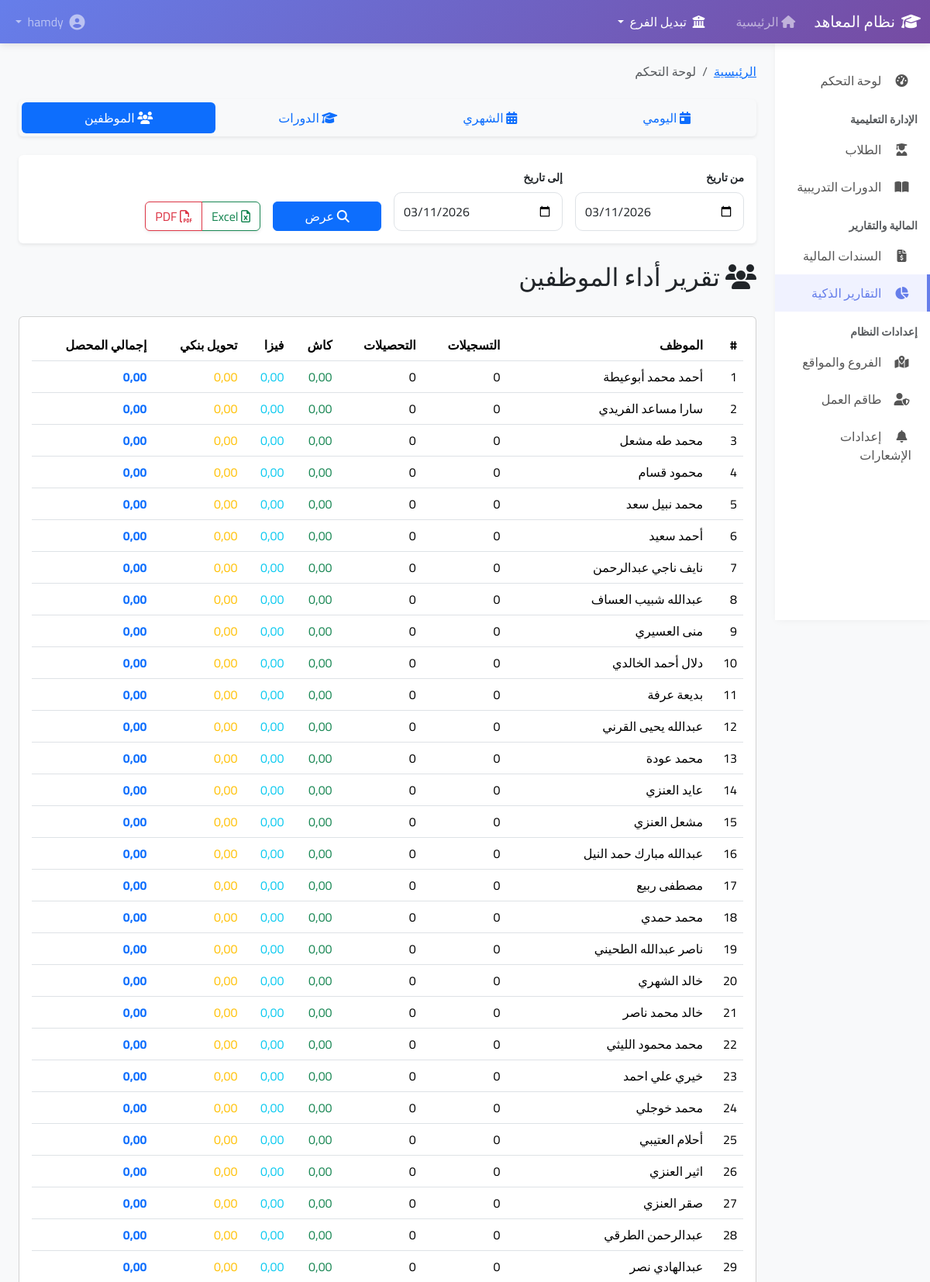
The app's page /reports/employees/ (signed in, upper part) with its own data.
### accounts/models.py (models this page shows, shortened)
class User(AbstractUser):
    USER_TYPE_CHOICES = [
        ('admin', 'مدير النظام'),
        ('branch_manager', 'مدير فرع'),
        ('employee', 'موظف'),
        ('regional_manager', 'مدير إقليمي'),  # إضافة هذا النوع
        ('accountant', 'محاسب'),
    ]
    user_type = models.CharField(max_length=20, choices=USER_TYPE_CHOICES, default='employee', verbose_name='نوع المستخدم')
    branch = models.ForeignKey(Branch, on_delete=models.SET_NULL, null=True, blank=True, verbose_name='الفرع')
    managed_branches = models.ManyToManyField(Branch, blank=True, related_name='regional_managers',
                                             verbose_name='الفروع التي يديرها')
    phone = models.CharField(max_length=20, blank=True, verbose_name='رقم الهاتف')
    is_active = models.BooleanField(default=True, verbose_name='نشط')
    created_at = models.DateTimeField(auto_now_add=True, verbose_name='تاريخ الإنشاء')
    class Meta:
        verbose_name = 'مستخدم'
        verbose_name_plural = 'المستخدمين'

### reports/views.py (the view, shortened to what this page needs)
# urls.py: path('employees/', views.employees_report, name='employees_report'),
@login_required
@permission_required('accounts.view_user', raise_exception=True)
def employees_report(request):
    start_date_str = request.GET.get('start_date')
    end_date_str = request.GET.get('end_date')
    today = date.today()
    start_date = datetime.strptime(start_date_str, '%Y-%m-%d').date() if start_date_str else today
    end_date = datetime.strptime(end_date_str, '%Y-%m-%d').date() if end_date_str else today
    visible_branches = get_visible_branches(request.user)
    employees = User.objects.filter(branch__in=visible_branches, is_active=True)
    employees_data = []
    for emp in employees:
        stats = Income.objects.filter(
            collected_by=emp,
            date__range=[start_date, end_date]
        ).aggregate(
            total=Sum('amount'),
            reg_count=Count('id', filter=Q(income_type='registration')),
            ins_count=Count('id', filter=Q(income_type='installment')),
            cash=Sum('amount', filter=Q(payment_method='cash')),
            visa=Sum('amount', filter=Q(payment_method='visa')),
            bank=Sum('amount', filter=Q(payment_method='bank_transfer'))
        )
        employees_data.append({
            'employee': emp,
            'total_collected': stats['total'] or 0,
            'registrations_count': stats['reg_count'] or 0,
            'installments_count': stats['ins_count'] or 0,
            'cash_collected': stats['cash'] or 0,
            'visa_collected': stats['visa'] or 0,
            'bank_collected': stats['bank'] or 0,
        })
    export_type = request.GET.get('export')
    context = {
        'employees_data': employees_data,
        'start_date': start_date,
        'end_date': end_date,
    }
    return render(request, 'reports/employees_report.html', context)

### branches/context_processors.py (called while the page is built)
def branch_context(request):
    if request.user.is_authenticated:
        user = request.user
        if user.is_superuser or user.user_type == 'admin':
            branches = Branch.objects.filter(is_active=True)
        elif user.user_type == 'regional_manager':
            branches = user.managed_branches.all()
        else:
            branches = Branch.objects.filter(id=user.branch_id) if user.branch else []
        return {
            'branches': branches,
            'is_global_view': branches.count() > 1 if hasattr(branches, 'count') else False
        }
    return {}

### reports/views.py (called while the page is built)
def get_visible_branches(user):
    if user.is_superuser or user.user_type == 'admin':
        return Branch.objects.filter(is_active=True)
    elif user.user_type == 'regional_manager':
        return user.managed_branches.all()
    else:
        return Branch.objects.filter(id=user.branch_id) if user.branch else Branch.objects.none()

### templates/reports/employees_report.html (shortened to what this page needs)
{% extends 'base.html' %}
{% block content %}
<ul class="nav nav-pills nav-fill mb-4 p-1 bg-light rounded shadow-sm">
    <li class="nav-item">
        <a class="nav-link {% if 'daily' in request.path %}active{% endif %}" href="{% url 'reports:daily_report' %}"><i class="fas fa-calendar-day"></i> اليومي</a>
    </li>
    <li class="nav-item">
        <a class="nav-link {% if 'monthly' in request.path %}active{% endif %}" href="{% url 'reports:monthly_report' %}"><i class="fas fa-calendar-alt"></i> الشهري</a>
    </li>
    <li class="nav-item">
        <a class="nav-link {% if 'courses' in request.path %}active{% endif %}" href="{% url 'reports:courses_report' %}"><i class="fas fa-graduation-cap"></i> الدورات</a>
    </li>
    <li class="nav-item">
        <a class="nav-link {% if 'employees' in request.path %}active{% endif %}" href="{% url 'reports:employees_report' %}"><i class="fas fa-users"></i> الموظفين</a>
    </li>
</ul>
<div class="card border-0 shadow-sm mb-4">
    <div class="card-body">
        <form method="get" class="row g-3 align-items-end">
            <div class="col-md-3">
                <label class="form-label small fw-bold">من تاريخ</label>
                <input type="date" name="start_date" class="form-control" value="{{ start_date|date:'Y-m-d' }}">
            </div>
            <div class="col-md-3">
                <label class="form-label small fw-bold">إلى تاريخ</label>
                <input type="date" name="end_date" class="form-control" value="{{ end_date|date:'Y-m-d' }}">
            </div>
            <div class="col-md-2">
                <button type="submit" class="btn btn-primary w-100">
                    <i class="fas fa-search"></i> عرض
                </button>
            </div>
            <div class="col-md-4 text-start">
                <div class="btn-group shadow-sm">
                    <a href="?export=excel&start_date={{request.GET.start_date}}&end_date={{request.GET.end_date}}" class="btn btn-outline-success">
                        <i class="far fa-file-excel"></i> Excel
                    </a>
                    <a href="?export=pdf&start_date={{request.GET.start_date}}&end_date={{request.GET.end_date}}" class="btn btn-outline-danger">
                        <i class="far fa-file-pdf"></i> PDF
                    </a>
                </div>
            </div>
        </form>
    </div>
</div>
<div class="d-flex justify-content-between align-items-center mb-4">
    <h2><i class="fas fa-users"></i> تقرير أداء الموظفين</h2>
</div>
<div class="card">
    <div class="card-body">
        <div class="table-responsive">
            <table class="table table-hover">
                <thead>
                    <tr>
                        <th>#</th>
                        <th>الموظف</th>
                        <th>التسجيلات</th>
                        <th>التحصيلات</th>
                        <th>كاش</th>
                        <th>فيزا</th>
                        <th>تحويل بنكي</th>
                        <th>إجمالي المحصل</th>
                    </tr>
                </thead>
                <tbody>
                    {% for data in employees_data %}
                    <tr>
                        <td>{{ forloop.counter }}</td>
                        <td>{{ data.employee.get_full_name|default:data.employee.username }}</td>
                        <td>{{ data.registrations_count }}</td>
                        <td>{{ data.installments_count }}</td>
                        <td class="text-success">{{ data.cash_collected|floatformat:2 }}</td>
                        <td class="text-info">{{ data.visa_collected|floatformat:2 }}</td>
                        <td class="text-warning">{{ data.bank_collected|floatformat:2 }}</td>
                        <td class="fw-bold text-primary">{{ data.total_collected|floatformat:2 }}</td>
                    </tr>
                    {% endfor %}
                </tbody>
            </table>
        </div>
    </div>
</div>
{% endblock %}

### templates/base.html (style rules this page uses)
* { font-family: 'Cairo', sans-serif; }
body { background-color: #f8f9fa; overflow-x: hidden; }
.form-control { padding: 12px; border-radius: 10px; }

### records on screen
User: employee.get_full_name "أحمد محمد أبوعيطة", registrations_count "0", installments_count "0", cash_collected "0,00", visa_collected "0,00", bank_collected "0,00", total_collected "0,00"
User: employee.get_full_name "سارا مساعد الفريدي", registrations_count "0", installments_count "0", cash_collected "0,00", visa_collected "0,00", bank_collected "0,00", total_collected "0,00"
User: employee.get_full_name "محمد طه مشعل", registrations_count "0", installments_count "0", cash_collected "0,00", visa_collected "0,00", bank_collected "0,00", total_collected "0,00"
User: employee.get_full_name "محمود قسام", registrations_count "0", installments_count "0", cash_collected "0,00", visa_collected "0,00", bank_collected "0,00", total_collected "0,00"
User: employee.get_full_name "محمد نبيل سعد", registrations_count "0", installments_count "0", cash_collected "0,00", visa_collected "0,00", bank_collected "0,00", total_collected "0,00"
User: employee.get_full_name "أحمد سعيد", registrations_count "0", installments_count "0", cash_collected "0,00", visa_collected "0,00", bank_collected "0,00", total_collected "0,00"
User: employee.get_full_name "نايف ناجي عبدالرحمن", registrations_count "0", installments_count "0", cash_collected "0,00", visa_collected "0,00", bank_collected "0,00", total_collected "0,00"
User: employee.get_full_name "عبدالله شبيب العساف", registrations_count "0", installments_count "0", cash_collected "0,00", visa_collected "0,00", bank_collected "0,00", total_collected "0,00"
User: employee.get_full_name "منى العسيري", registrations_count "0", installments_count "0", cash_collected "0,00", visa_collected "0,00", bank_collected "0,00", total_collected "0,00"
User: employee.get_full_name "دلال أحمد الخالدي", registrations_count "0", installments_count "0", cash_collected "0,00", visa_collected "0,00", bank_collected "0,00", total_collected "0,00"
User: employee.get_full_name "بديعة عرفة", registrations_count "0", installments_count "0", cash_collected "0,00", visa_collected "0,00", bank_collected "0,00", total_collected "0,00"
User: employee.get_full_name "عبدالله يحيى القرني", registrations_count "0", installments_count "0", cash_collected "0,00", visa_collected "0,00", bank_collected "0,00", total_collected "0,00"
User: employee.get_full_name "محمد عودة", registrations_count "0", installments_count "0", cash_collected "0,00", visa_collected "0,00", bank_collected "0,00", total_collected "0,00"
User: employee.get_full_name "عايد العنزي", registrations_count "0", installments_count "0", cash_collected "0,00", visa_collected "0,00", bank_collected "0,00", total_collected "0,00"
User: employee.get_full_name "مشعل العنزي", registrations_count "0", installments_count "0", cash_collected "0,00", visa_collected "0,00", bank_collected "0,00", total_collected "0,00"
User: employee.get_full_name "عبدالله مبارك حمد النيل", registrations_count "0", installments_count "0", cash_collected "0,00", visa_collected "0,00", bank_collected "0,00", total_collected "0,00"
User: employee.get_full_name "مصطفى ربيع", registrations_count "0", installments_count "0", cash_collected "0,00", visa_collected "0,00", bank_collected "0,00", total_collected "0,00"
User: employee.get_full_name "محمد حمدي", registrations_count "0", installments_count "0", cash_collected "0,00", visa_collected "0,00", bank_collected "0,00", total_collected "0,00"
User: employee.get_full_name "ناصر عبدالله الطحيني", registrations_count "0", installments_count "0", cash_collected "0,00", visa_collected "0,00", bank_collected "0,00", total_collected "0,00"
User: employee.get_full_name "خالد الشهري", registrations_count "0", installments_count "0", cash_collected "0,00", visa_collected "0,00", bank_collected "0,00", total_collected "0,00"
User: employee.get_full_name "خالد محمد ناصر", registrations_count "0", installments_count "0", cash_collected "0,00", visa_collected "0,00", bank_collected "0,00", total_collected "0,00"
User: employee.get_full_name "محمد محمود الليثي", registrations_count "0", installments_count "0", cash_collected "0,00", visa_collected "0,00", bank_collected "0,00", total_collected "0,00"
User: employee.get_full_name "خيري علي احمد", registrations_count "0", installments_count "0", cash_collected "0,00", visa_collected "0,00", bank_collected "0,00", total_collected "0,00"
User: employee.get_full_name "محمد خوجلي", registrations_count "0", installments_count "0", cash_collected "0,00", visa_collected "0,00", bank_collected "0,00", total_collected "0,00"
User: employee.get_full_name "أحلام العتيبي", registrations_count "0", installments_count "0", cash_collected "0,00", visa_collected "0,00", bank_collected "0,00", total_collected "0,00"
User: employee.get_full_name "اثير العنزي", registrations_count "0", installments_count "0", cash_collected "0,00", visa_collected "0,00", bank_collected "0,00", total_collected "0,00"
User: employee.get_full_name "صقر العنزي", registrations_count "0", installments_count "0", cash_collected "0,00", visa_collected "0,00", bank_collected "0,00", total_collected "0,00"
User: employee.get_full_name "عبدالرحمن الطرقي", registrations_count "0", installments_count "0", cash_collected "0,00", visa_collected "0,00", bank_collected "0,00", total_collected "0,00"
User: employee.get_full_name "عبدالهادي نصر", registrations_count "0", installments_count "0", cash_collected "0,00", visa_collected "0,00", bank_collected "0,00", total_collected "0,00"

### other values on screen
{{ title|default:"لوحة التحكم" }} "لوحة التحكم"
